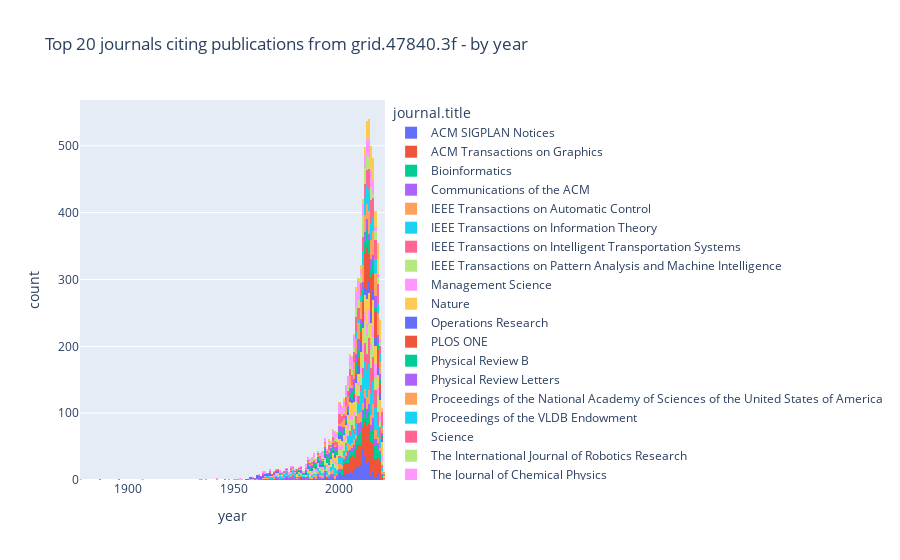

Source (notebook cell):
### Markdown cell above
### 4.4 Top 20 journals by year of the cited publication

### Code cell
THRESHOLD = 20  #@param {type: "slider", min: 10, max: 100}

# suppress empty values
pubs_cited.fillna("-no value-", inplace=True)

# make publications list smaller by only showing top journals
pubs_citing_topjournals = pubs_cited[pubs_cited['journal.title'].isin(list(journals[:THRESHOLD]['title']))].sort_values('journal.title')

# build histogram
px.histogram(pubs_citing_topjournals, 
             x="year", 
             color="journal.title", 
             height=600,
             title=f"Top {THRESHOLD} journals citing publications from {GRIDID} - by year")

### Figure 1 — Plotly figure (JSON) as saved in the notebook; plotly's stock layout.template omitted (floating-point values rounded to 4 significant figures; data arrays with more than 128 entries replaced by an {"elided": "..."} marker saying what was removed)
{"data": [{"alignmentgroup": "True", "bingroup": "x", "hovertemplate": "journal.title=ACM SIGPLAN Notices<br>year=%{x}<br>count=%{y}<extra></extra>", "legendgroup": "ACM SIGPLAN Notices", "marker": {"color": "#636efa", "pattern": {"shape": ""}}, "name": "ACM SIGPLAN Notices", "offsetgroup": "ACM SIGPLAN Notices", "orientation": "v", "showlegend": true, "type": "histogram", "x": {"elided": "345 int values"}, "xaxis": "x", "yaxis": "y"}, {"alignmentgroup": "True", "bingroup": "x", "hovertemplate": "journal.title=ACM Transactions on Graphics<br>year=%{x}<br>count=%{y}<extra></extra>", "legendgroup": "ACM Transactions on Graphics", "marker": {"color": "#EF553B", "pattern": {"shape": ""}}, "name": "ACM Transactions on Graphics", "offsetgroup": "ACM Transactions on Graphics", "orientation": "v", "showlegend": true, "type": "histogram", "x": {"elided": "586 int values"}, "xaxis": "x", "yaxis": "y"}, {"alignmentgroup": "True", "bingroup": "x", "hovertemplate": "journal.title=Bioinformatics<br>year=%{x}<br>count=%{y}<extra></extra>", "legendgroup": "Bioinformatics", "marker": {"color": "#00cc96", "pattern": {"shape": ""}}, "name": "Bioinformatics", "offsetgroup": "Bioinformatics", "orientation": "v", "showlegend": true, "type": "histogram", "x": {"elided": "265 int values"}, "xaxis": "x", "yaxis": "y"}, {"alignmentgroup": "True", "bingroup": "x", "hovertemplate": "journal.title=Communications of the ACM<br>year=%{x}<br>count=%{y}<extra></extra>", "legendgroup": "Communications of the ACM", "marker": {"color": "#ab63fa", "pattern": {"shape": ""}}, "name": "Communications of the ACM", "offsetgroup": "Communications of the ACM", "orientation": "v", "showlegend": true, "type": "histogram", "x": {"elided": "272 int values"}, "xaxis": "x", "yaxis": "y"}, {"alignmentgroup": "True", "bingroup": "x", "hovertemplate": "journal.title=IEEE Transactions on Automatic Control<br>year=%{x}<br>count=%{y}<extra></extra>", "legendgroup": "IEEE Transactions on Automatic Control", "marker": {"color": "#FFA15A", "pattern": {"shape": ""}}, "name": "IEEE Transactions on Automatic Control", "offsetgroup": "IEEE Transactions on Automatic Control", "orientation": "v", "showlegend": true, "type": "histogram", "x": {"elided": "296 int values"}, "xaxis": "x", "yaxis": "y"}, {"alignmentgroup": "True", "bingroup": "x", "hovertemplate": "journal.title=IEEE Transactions on Information Theory<br>year=%{x}<br>count=%{y}<extra></extra>", "legendgroup": "IEEE Transactions on Information Theory", "marker": {"color": "#19d3f3", "pattern": {"shape": ""}}, "name": "IEEE Transactions on Information Theory", "offsetgroup": "IEEE Transactions on Information Theory", "orientation": "v", "showlegend": true, "type": "histogram", "x": {"elided": "583 int values"}, "xaxis": "x", "yaxis": "y"}, {"alignmentgroup": "True", "bingroup": "x", "hovertemplate": "journal.title=IEEE Transactions on Intelligent Transportation Systems<br>year=%{x}<br>count=%{y}<extra></extra>", "legendgroup": "IEEE Transactions on Intelligent Transportation Systems", "marker": {"color": "#FF6692", "pattern": {"shape": ""}}, "name": "IEEE Transactions on Intelligent Transportation Systems", "offsetgroup": "IEEE Transactions on Intelligent Transportation Systems", "orientation": "v", "showlegend": true, "type": "histogram", "x": {"elided": "302 int values"}, "xaxis": "x", "yaxis": "y"}, {"alignmentgroup": "True", "bingroup": "x", "hovertemplate": "journal.title=IEEE Transactions on Pattern Analysis and Machine Intelligence<br>year=%{x}<br>count=%{y}<extra></extra>", "legendgroup": "IEEE Transactions on Pattern Analysis and Machine Intelligence", "marker": {"color": "#B6E880", "pattern": {"shape": ""}}, "name": "IEEE Transactions on Pattern Analysis and Machine Intelligence", "offsetgroup": "IEEE Transactions on Pattern Analysis and Machine Intelligence", "orientation": "v", "showlegend": true, "type": "histogram", "x": {"elided": "441 int values"}, "xaxis": "x", "yaxis": "y"}, {"alignmentgroup": "True", "bingroup": "x", "hovertemplate": "journal.title=Management Science<br>year=%{x}<br>count=%{y}<extra></extra>", "legendgroup": "Management Science", "marker": {"color": "#FF97FF", "pattern": {"shape": ""}}, "name": "Management Science", "offsetgroup": "Management Science", "orientation": "v", "showlegend": true, "type": "histogram", "x": {"elided": "302 int values"}, "xaxis": "x", "yaxis": "y"}, {"alignmentgroup": "True", "bingroup": "x", "hovertemplate": "journal.title=Nature<br>year=%{x}<br>count=%{y}<extra></extra>", "legendgroup": "Nature", "marker": {"color": "#FECB52", "pattern": {"shape": ""}}, "name": "Nature", "offsetgroup": "Nature", "orientation": "v", "showlegend": true, "type": "histogram", "x": {"elided": "498 int values"}, "xaxis": "x", "yaxis": "y"}, {"alignmentgroup": "True", "bingroup": "x", "hovertemplate": "journal.title=Operations Research<br>year=%{x}<br>count=%{y}<extra></extra>", "legendgroup": "Operations Research", "marker": {"color": "#636efa", "pattern": {"shape": ""}}, "name": "Operations Research", "offsetgroup": "Operations Research", "orientation": "v", "showlegend": true, "type": "histogram", "x": {"elided": "285 int values"}, "xaxis": "x", "yaxis": "y"}, {"alignmentgroup": "True", "bingroup": "x", "hovertemplate": "journal.title=PLOS ONE<br>year=%{x}<br>count=%{y}<extra></extra>", "legendgroup": "PLOS ONE", "marker": {"color": "#EF553B", "pattern": {"shape": ""}}, "name": "PLOS ONE", "offsetgroup": "PLOS ONE", "orientation": "v", "showlegend": true, "type": "histogram", "x": {"elided": "380 int values"}, "xaxis": "x", "yaxis": "y"}, {"alignmentgroup": "True", "bingroup": "x", "hovertemplate": "journal.title=Physical Review B<br>year=%{x}<br>count=%{y}<extra></extra>", "legendgroup": "Physical Review B", "marker": {"color": "#00cc96", "pattern": {"shape": ""}}, "name": "Physical Review B", "offsetgroup": "Physical Review B", "orientation": "v", "showlegend": true, "type": "histogram", "x": {"elided": "330 int values"}, "xaxis": "x", "yaxis": "y"}, {"alignmentgroup": "True", "bingroup": "x", "hovertemplate": "journal.title=Physical Review Letters<br>year=%{x}<br>count=%{y}<extra></extra>", "legendgroup": "Physical Review Letters", "marker": {"color": "#ab63fa", "pattern": {"shape": ""}}, "name": "Physical Review Letters", "offsetgroup": "Physical Review Letters", "orientation": "v", "showlegend": true, "type": "histogram", "x": {"elided": "280 int values"}, "xaxis": "x", "yaxis": "y"}, {"alignmentgroup": "True", "bingroup": "x", "hovertemplate": "journal.title=Proceedings of the National Academy of Sciences of the United States of America<br>year=%{x}<br>count=%{y}<extra></extra>", "legendgroup": "Proceedings of the National Academy of Sciences of the United States of America", "marker": {"color": "#FFA15A", "pattern": {"shape": ""}}, "name": "Proceedings of the National Academy of Sciences of the United States of America", "offsetgroup": "Proceedings of the National Academy of Sciences of the United States of America", "orientation": "v", "showlegend": true, "type": "histogram", "x": {"elided": "494 int values"}, "xaxis": "x", "yaxis": "y"}, {"alignmentgroup": "True", "bingroup": "x", "hovertemplate": "journal.title=Proceedings of the VLDB Endowment<br>year=%{x}<br>count=%{y}<extra></extra>", "legendgroup": "Proceedings of the VLDB Endowment", "marker": {"color": "#19d3f3", "pattern": {"shape": ""}}, "name": "Proceedings of the VLDB Endowment", "offsetgroup": "Proceedings of the VLDB Endowment", "orientation": "v", "showlegend": true, "type": "histogram", "x": {"elided": "234 int values"}, "xaxis": "x", "yaxis": "y"}, {"alignmentgroup": "True", "bingroup": "x", "hovertemplate": "journal.title=Science<br>year=%{x}<br>count=%{y}<extra></extra>", "legendgroup": "Science", "marker": {"color": "#FF6692", "pattern": {"shape": ""}}, "name": "Science", "offsetgroup": "Science", "orientation": "v", "showlegend": true, "type": "histogram", "x": {"elided": "486 int values"}, "xaxis": "x", "yaxis": "y"}, {"alignmentgroup": "True", "bingroup": "x", "hovertemplate": "journal.title=The International Journal of Robotics Research<br>year=%{x}<br>count=%{y}<extra></extra>", "legendgroup": "The International Journal of Robotics Research", "marker": {"color": "#B6E880", "pattern": {"shape": ""}}, "name": "The International Journal of Robotics Research", "offsetgroup": "The International Journal of Robotics Research", "orientation": "v", "showlegend": true, "type": "histogram", "x": {"elided": "260 int values"}, "xaxis": "x", "yaxis": "y"}, {"alignmentgroup": "True", "bingroup": "x", "hovertemplate": "journal.title=The Journal of Chemical Physics<br>year=%{x}<br>count=%{y}<extra></extra>", "legendgroup": "The Journal of Chemical Physics", "marker": {"color": "#FF97FF", "pattern": {"shape": ""}}, "name": "The Journal of Chemical Physics", "offsetgroup": "The Journal of Chemical Physics", "orientation": "v", "showlegend": true, "type": "histogram", "x": {"elided": "450 int values"}, "xaxis": "x", "yaxis": "y"}, {"alignmentgroup": "True", "bingroup": "x", "hovertemplate": "journal.title=Transportation Research Part C Emerging Technologies<br>year=%{x}<br>count=%{y}<extra></extra>", "legendgroup": "Transportation Research Part C Emerging Technologies", "marker": {"color": "#FECB52", "pattern": {"shape": ""}}, "name": "Transportation Research Part C Emerging Technologies", "offsetgroup": "Transportation Research Part C Emerging Technologies", "orientation": "v", "showlegend": true, "type": "histogram", "x": {"elided": "302 int values"}, "xaxis": "x", "yaxis": "y"}], "layout": {"autosize": true, "barmode": "relative", "legend": {"title": {"text": "journal.title"}, "tracegroupgap": 0}, "title": {"text": "Top 20 journals citing publications from grid.47840.3f - by year"}, "xaxis": {"anchor": "y", "autorange": true, "domain": [0, 1], "range": [1878.0, 2022.0], "title": {"text": "year"}, "type": "linear"}, "yaxis": {"anchor": "x", "autorange": true, "domain": [0, 1], "range": [0, 568.4], "title": {"text": "count"}}}}
